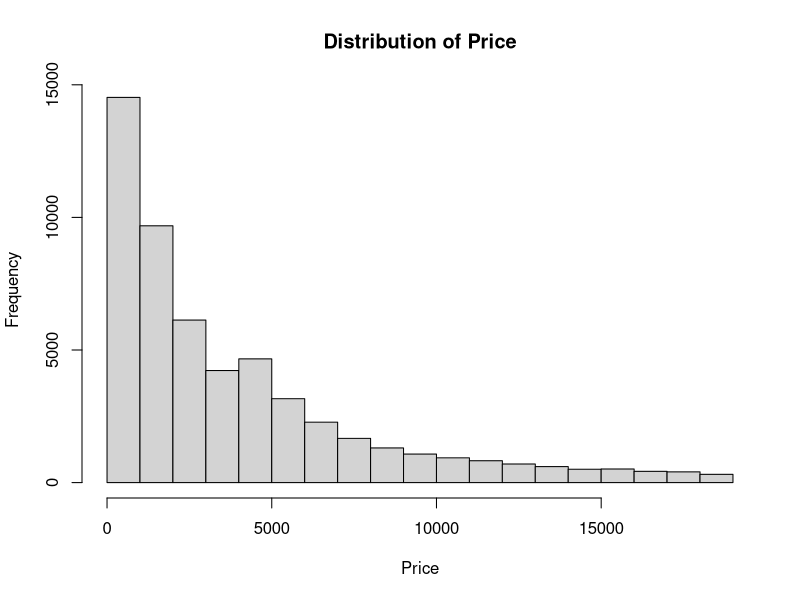
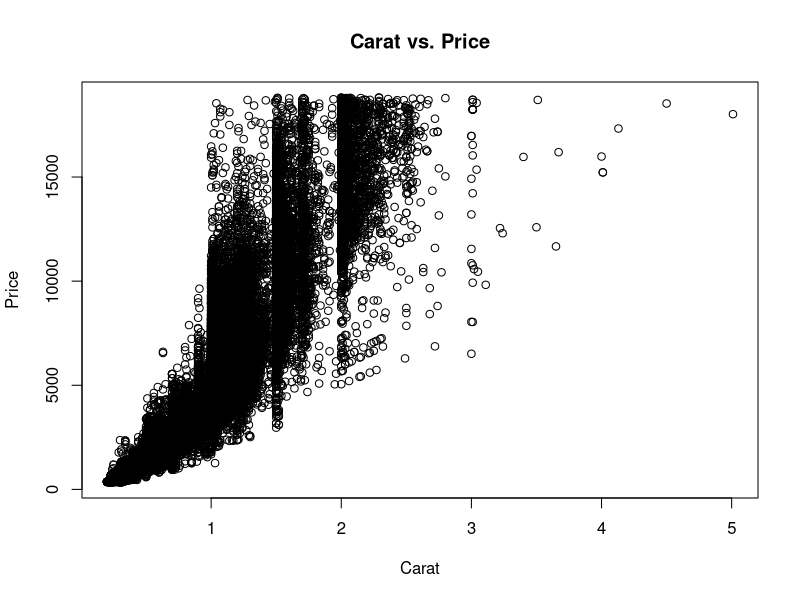
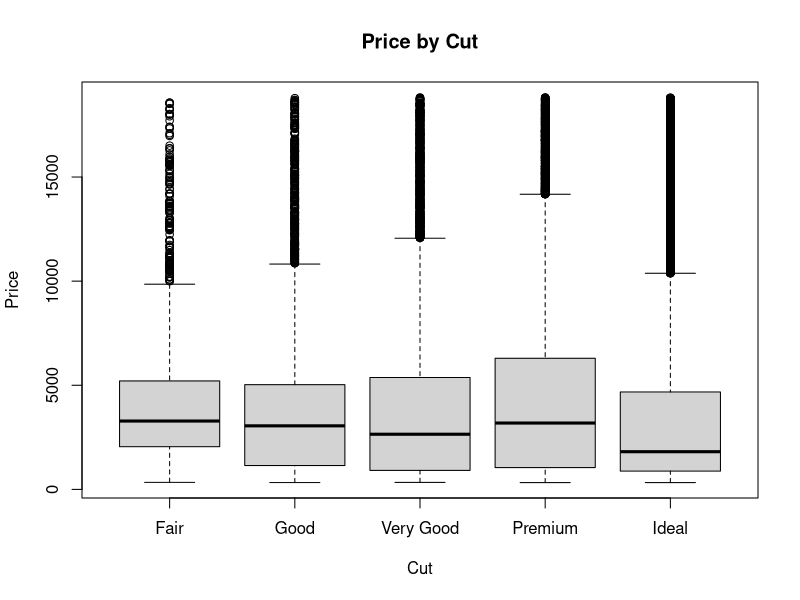
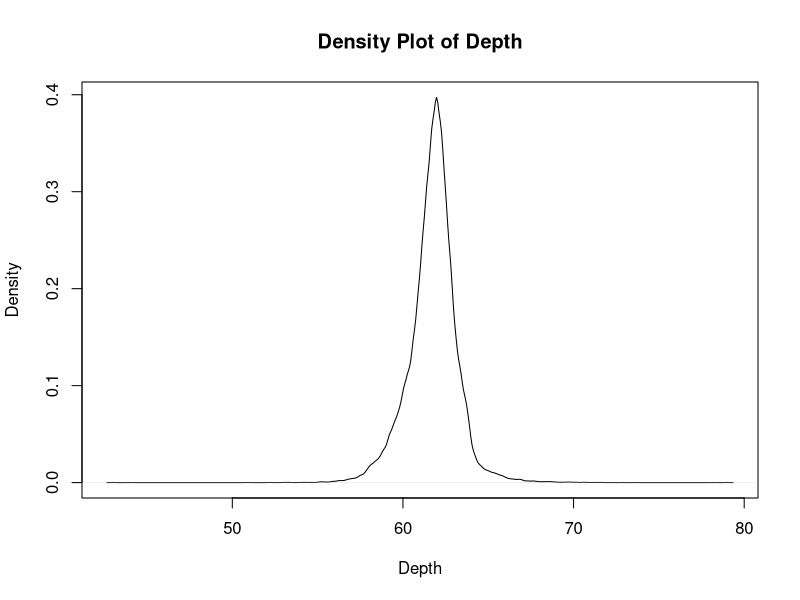
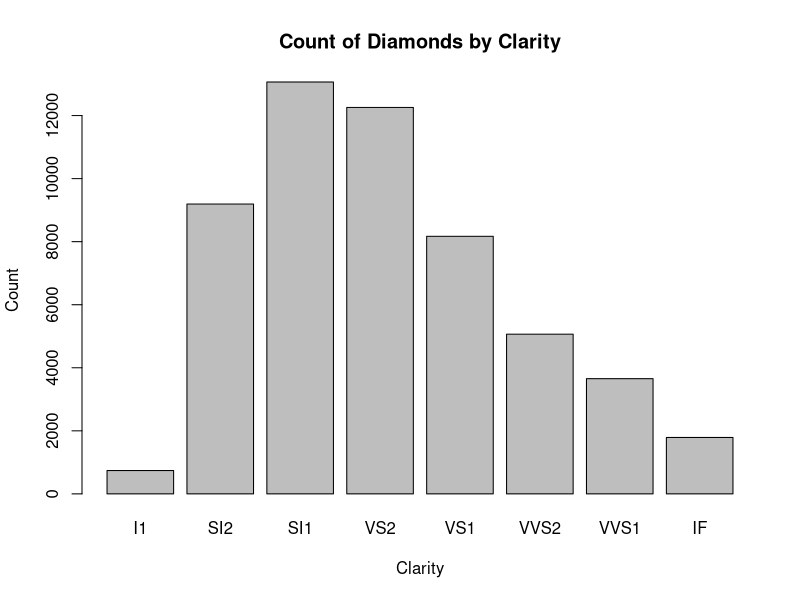
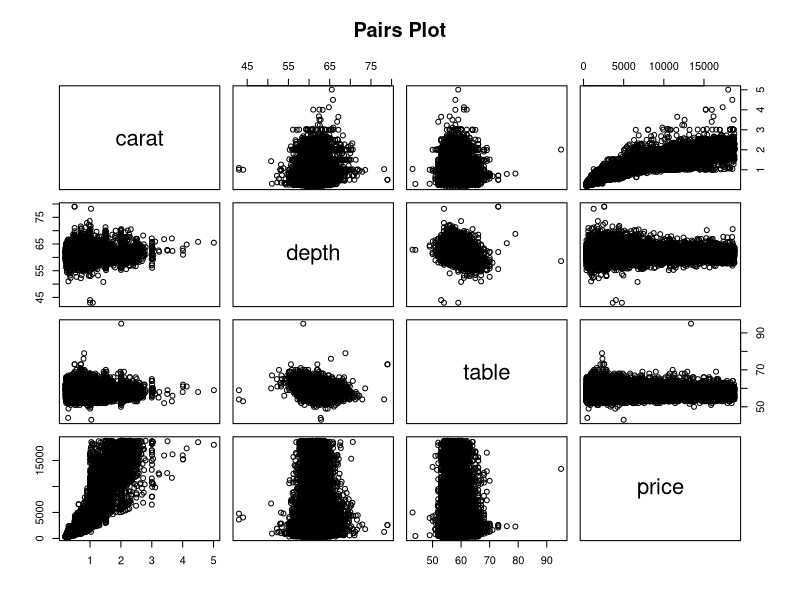

Here is the R script that generated these plots, in order:
## Set your working directory to the ICPSR_regression folder
## Change the path below to match your computer
# setwd("~/ICPSR_regression")
setwd("C:/Users/Patrick Shea/Dropbox/My Projects/Spring 2026/ICPSR/ICPSR_OLS26")

# Install and load the ggplot2 package if not already installed
# install.packages("ggplot2")
library(ggplot2)

# Load the diamonds dataset
data(diamonds)

# Task 1: Data Exploration
head(diamonds)
str(diamonds)
summary(diamonds)

# Task 2: Univariate Analysis
hist(diamonds$price, main = "Distribution of Price", xlab = "Price")
mean(diamonds$price)
median(diamonds$price)
sd(diamonds$price)
table(diamonds$cut)

# Task 3: Bivariate Analysis
plot(diamonds$carat, diamonds$price, main = "Carat vs. Price", xlab = "Carat", ylab = "Price")
cor(diamonds$carat, diamonds$price)
boxplot(price ~ cut, data = diamonds, main = "Price by Cut", xlab = "Cut", ylab = "Price")

# Task 4: Subset Analysis
high_quality <- subset(diamonds, cut %in% c("Very Good", "Premium"))
mean(high_quality$price)
median(high_quality$price)
mean(high_quality$price) - mean(diamonds$price)

# Task 5: Visualization
plot(density(diamonds$depth), main = "Density Plot of Depth", xlab = "Depth")
barplot(table(diamonds$clarity), main = "Count of Diamonds by Clarity", xlab = "Clarity", ylab = "Count")
pairs(~ carat + depth + table + price, data = diamonds, main = "Pairs Plot")
